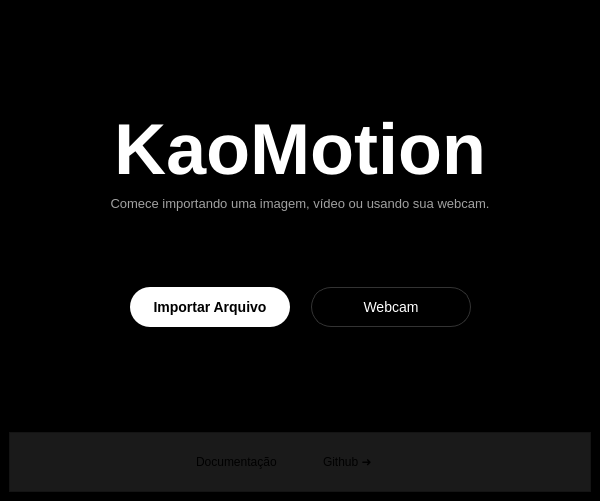
<?xml version="1.0" encoding="UTF-8"?>
<ui version="4.0">
 <class>MainWindow</class>
 <widget class="QMainWindow" name="MainWindow">
  <property name="geometry">
   <rect>
    <x>0</x>
    <y>0</y>
    <width>600</width>
    <height>501</height>
   </rect>
  </property>
  <property name="acceptDrops">
   <bool>true</bool>
  </property>
  <property name="windowTitle">
   <string notr="true">KaoMotion</string>
  </property>
  <property name="styleSheet">
   <string notr="true">background-color: #000000;</string>
  </property>
  <widget class="QWidget" name="centralwidget">
   <layout class="QVBoxLayout" name="verticalLayout">
    <item>
     <spacer name="verticalSpacer_2">
      <property name="orientation">
       <enum>Qt::Orientation::Vertical</enum>
      </property>
      <property name="sizeHint" stdset="0">
       <size>
        <width>20</width>
        <height>40</height>
       </size>
      </property>
     </spacer>
    </item>
    <item>
     <widget class="QLabel" name="logoLabel">
      <property name="styleSheet">
       <string notr="true">color: white; font-size: 72px; font-weight: bold; font-family: 'Inter', 'Segoe UI', sans-serif;</string>
      </property>
      <property name="text">
       <string>KaoMotion</string>
      </property>
      <property name="alignment">
       <set>Qt::AlignmentFlag::AlignCenter</set>
      </property>
     </widget>
    </item>
    <item>
     <widget class="QLabel" name="instrLabel">
      <property name="styleSheet">
       <string notr="true">color: #a1a1a1; font-size: 16px; font-family: 'Inter', sans-serif;</string>
      </property>
      <property name="text">
       <string>&lt;html&gt;&lt;head/&gt;&lt;body&gt;&lt;p align=&quot;center&quot;&gt;&lt;span style=&quot; font-size:10pt;&quot;&gt;Comece importando uma imagem, vídeo ou usando sua webcam.&lt;/span&gt;&lt;/p&gt;&lt;/body&gt;&lt;/html&gt;</string>
      </property>
      <property name="alignment">
       <set>Qt::AlignmentFlag::AlignCenter</set>
      </property>
     </widget>
    </item>
    <item>
     <spacer name="verticalSpacer_4">
      <property name="orientation">
       <enum>Qt::Orientation::Vertical</enum>
      </property>
      <property name="sizeType">
       <enum>QSizePolicy::Policy::Fixed</enum>
      </property>
      <property name="sizeHint" stdset="0">
       <size>
        <width>20</width>
        <height>70</height>
       </size>
      </property>
     </spacer>
    </item>
    <item>
     <layout class="QHBoxLayout" name="horizontalLayout">
      <item>
       <spacer name="horizontalSpacer">
        <property name="orientation">
         <enum>Qt::Orientation::Horizontal</enum>
        </property>
        <property name="sizeHint" stdset="0">
         <size>
          <width>40</width>
          <height>20</height>
         </size>
        </property>
       </spacer>
      </item>
      <item>
       <widget class="QPushButton" name="btnArquivo">
        <property name="minimumSize">
         <size>
          <width>160</width>
          <height>40</height>
         </size>
        </property>
        <property name="styleSheet">
         <string notr="true">QPushButton { background-color: white; color: black; border-radius: 20px; font-weight: bold; font-size: 14px; } QPushButton:hover { background-color: #eeeeee; }</string>
        </property>
        <property name="text">
         <string>Importar Arquivo</string>
        </property>
       </widget>
      </item>
      <item>
       <spacer name="horizontalSpacer_3">
        <property name="orientation">
         <enum>Qt::Orientation::Horizontal</enum>
        </property>
        <property name="sizeType">
         <enum>QSizePolicy::Policy::Fixed</enum>
        </property>
        <property name="sizeHint" stdset="0">
         <size>
          <width>15</width>
          <height>20</height>
         </size>
        </property>
       </spacer>
      </item>
      <item>
       <widget class="QPushButton" name="btnWebcam">
        <property name="minimumSize">
         <size>
          <width>160</width>
          <height>40</height>
         </size>
        </property>
        <property name="styleSheet">
         <string notr="true">QPushButton { background-color: transparent; color: white; border: 1px solid #333333; border-radius: 20px; font-size: 14px; } QPushButton:hover { border: 1px solid #666666; background-color: #111111; }</string>
        </property>
        <property name="text">
         <string>Webcam</string>
        </property>
       </widget>
      </item>
      <item>
       <spacer name="horizontalSpacer_2">
        <property name="orientation">
         <enum>Qt::Orientation::Horizontal</enum>
        </property>
        <property name="sizeHint" stdset="0">
         <size>
          <width>40</width>
          <height>20</height>
         </size>
        </property>
       </spacer>
      </item>
     </layout>
    </item>
    <item>
     <spacer name="verticalSpacer">
      <property name="orientation">
       <enum>Qt::Orientation::Vertical</enum>
      </property>
      <property name="sizeType">
       <enum>QSizePolicy::Policy::Expanding</enum>
      </property>
      <property name="sizeHint" stdset="0">
       <size>
        <width>20</width>
        <height>50</height>
       </size>
      </property>
     </spacer>
    </item>
    <item alignment="Qt::AlignmentFlag::AlignVCenter">
     <widget class="QFrame" name="footerLayout">
      <property name="sizePolicy">
       <sizepolicy hsizetype="Expanding" vsizetype="Fixed">
        <horstretch>0</horstretch>
        <verstretch>0</verstretch>
       </sizepolicy>
      </property>
      <property name="minimumSize">
       <size>
        <width>0</width>
        <height>60</height>
       </size>
      </property>
      <property name="layoutDirection">
       <enum>Qt::LayoutDirection::LeftToRight</enum>
      </property>
      <property name="autoFillBackground">
       <bool>false</bool>
      </property>
      <property name="styleSheet">
       <string notr="true">QFrame {
    background-color: #1a1a1a;
}</string>
      </property>
      <property name="frameShape">
       <enum>QFrame::Shape::StyledPanel</enum>
      </property>
      <property name="frameShadow">
       <enum>QFrame::Shadow::Raised</enum>
      </property>
      <layout class="QHBoxLayout" name="horizontalLayout_2">
       <item>
        <layout class="QHBoxLayout" name="horizontalLayout_3">
         <item alignment="Qt::AlignmentFlag::AlignRight">
          <widget class="QLabel" name="label">
           <property name="sizePolicy">
            <sizepolicy hsizetype="Preferred" vsizetype="Fixed">
             <horstretch>0</horstretch>
             <verstretch>0</verstretch>
            </sizepolicy>
           </property>
           <property name="layoutDirection">
            <enum>Qt::LayoutDirection::LeftToRight</enum>
           </property>
           <property name="text">
            <string>Documentação</string>
           </property>
          </widget>
         </item>
        </layout>
       </item>
       <item>
        <spacer name="horizontalSpacer_4">
         <property name="orientation">
          <enum>Qt::Orientation::Horizontal</enum>
         </property>
         <property name="sizeType">
          <enum>QSizePolicy::Policy::Fixed</enum>
         </property>
         <property name="sizeHint" stdset="0">
          <size>
           <width>40</width>
           <height>20</height>
          </size>
         </property>
        </spacer>
       </item>
       <item>
        <layout class="QHBoxLayout" name="horizontalLayout_4">
         <item alignment="Qt::AlignmentFlag::AlignLeft|Qt::AlignmentFlag::AlignVCenter">
          <widget class="QLabel" name="label_2">
           <property name="text">
            <string>Github ➜</string>
           </property>
          </widget>
         </item>
        </layout>
       </item>
      </layout>
     </widget>
    </item>
   </layout>
  </widget>
 </widget>
 <resources/>
 <connections/>
</ui>
